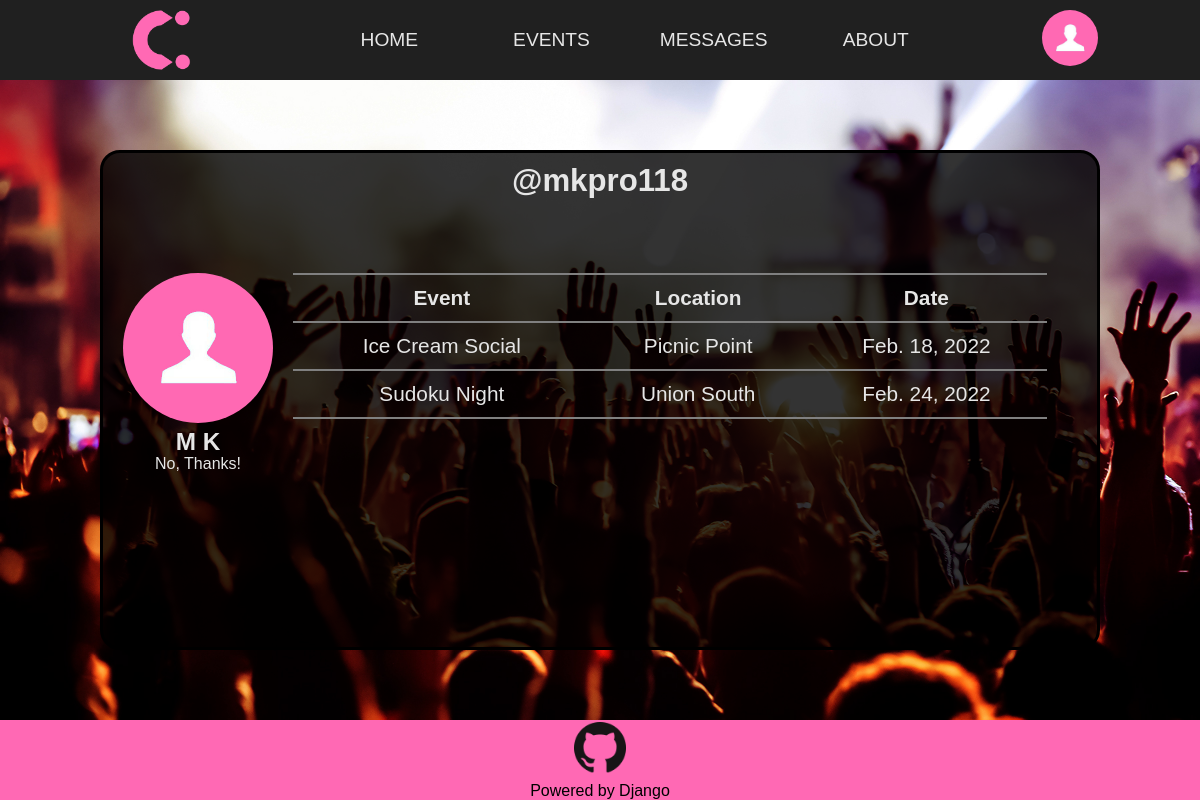
The page /profile/mkpro118 (signed in) on the database as committed earlier.
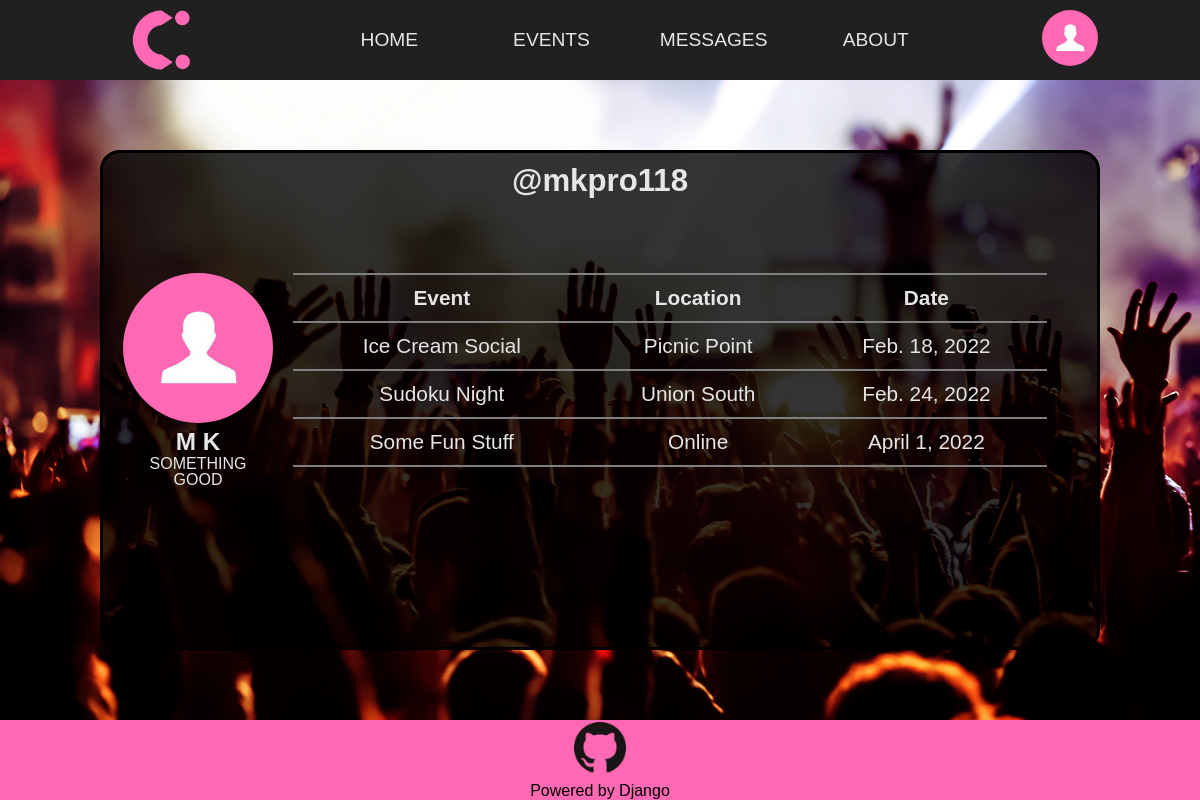
The same page on the database as committed later.
### users/models.py (models this page shows, shortened)
class NewUser(AbstractBaseUser, PermissionsMixin):
    username = models.CharField(max_length=200, blank=False, unique=True)
    email = models.EmailField(max_length=200, blank=False, unique=True)
    date_joined = models.DateField(default=timezone.now)
    is_staff = models.BooleanField(default=False)
    is_active = models.BooleanField(default=True)
    objects = NewAccountManager()
    USERNAME_FIELD = 'username'
    REQUIRED_FIELDS = ['email']
    def __str__(self):
        return self.username

class Profile(models.Model):
    username = models.OneToOneField(NewUser, on_delete=models.CASCADE)
    name = models.CharField(max_length=200, default='anonymous', blank=True, unique=False)
    image = models.ImageField(default='default.jpg', upload_to='profile_pics')
    bio = models.CharField(max_length=200, blank=True)
    location = models.CharField(max_length=300, blank=True)

### interface/models.py (models this page shows, shortened)
class Events(models.Model):
    title = models.CharField(max_length=200, blank=False, unique=True, default='')
    date = models.DateField(blank=True, null=True)
    location = models.CharField(max_length=300, blank=False, unique=False, default='')
    attendance_count = models.IntegerField(blank=False, default=1)
    description = models.CharField(max_length=500, blank=False, default='')
    cost = models.IntegerField(blank=True, default=0)
    capacity = models.IntegerField(blank=True, default=0)
    host = models.ForeignKey(NewUser, on_delete=models.CASCADE)

### users/views.py (the view)
# urls.py: path('profile/<str:username>', views.Profile, name='profile'),
@login_required(login_url='login')
def Profile(request, username):
    if request.method == 'POST':
        return redirect('profile')
    else:
        _user = NewUser.objects.get(username__exact=username)
        profile = _user.profile
        events = Events.objects.filter(host=_user).order_by('date')
        context = {
            'site_title': f"@{username}'s Profile - Connectio",
            'image': profile.image.url,
            'username': profile.username,
            'name': profile.name,
            'bio': profile.bio,
            'owner': request.user.username == username,
            'events': events,
        }
        return render(request, 'users/profile.html', context)

### users/templates/users/profile.html (shortened to what this page needs)
{% extends 'interface/base.html' %}
{% load static %}
{% block styles %}
    <link rel="stylesheet" href="{% static 'users/profile.css' %}">
{% endblock styles %}
{% block content %}
<div class="box">
    <h2>@{{ username }}</h2>
    <br>
    <div class="row">
        <div class="row1">
            <div class="image">
                <img src="{{ image }}" alt="{{ name }}">
            </div>
            <h3>{{ name|truncatechars:12 }}</h3>
            <p class="bio">{{ bio }}</p>
        </div>
        <div class="row2">
            <table>
                <tr>
                    <th>
                        Event
                    </th>
                    <th>
                        Location
                    </th>
                    <th>
                        Date
                    </th>
                </tr>
            {% for event in events %}
                <tr
                data-title="{{event.title}}"
                data-date="{{event.date}}"
                data-location="{{event.location}}"
                data-host="{{event.host}}"
                data-description="{{event.description}}"
                data-attendance="{{event.attendance_count}}"
                data-cost="{{event.cost}}"
                data-capacity="{{event.capacity}}">
                    <td data-title>{{ event.title|truncatechars:17 }}</td> <td>{{ event.location|truncatechars:17 }}</td>  <td>{{     event.date }}</td>
                </tr>
                {% endfor %}
            </table>
        </div>
    </div>
</div>
{% endblock content %}

### interface/templates/interface/base.html (shortened to what this page needs)
{% load static %}
<!DOCTYPE html>
<html lang="en">
<head>
    <link rel="stylesheet" href="{% static 'interface/main.css' %}">
    {% block styles %}
    {% endblock styles %}
</head>
<body>
    <header>
        <nav>
            <ul>
                <li class="logo-container" title="Home">
                    <a href="{% url 'home' %}">
                    </a>
                </li>
                <li class="home-container">
                    <a class="nav-links" href="{% url 'home' %}">
                        home
                    </a>
                </li>
                <li class="events-container">
                    <a class="nav-links" href="{% url 'events' %}">
                        events
                    </a>
                </li>
                <li class="messages-container">
                    <a class="nav-links" href="{% url 'chat-home' %}">
                        messages
                    </a>
                </li>
                <li class="about-container">
                    <a class="nav-links" href="{% url 'about' %}">
                        about
                    </a>
                </li>
                {% if user.is_authenticated %}
                    <li class="profile-container">
                        <a class="nav-links" href="{% url 'profile' request.user.profile.username %}">
                            <img src="{{ request.user.profile.image.url }}" alt="user image">
                        </a>
                    </li>
                {% endif %}
            </ul>
        </nav>
    </header>
    <main>
        {% block content %}
        {% endblock content %}
    </main>
    <footer>
        <a href="https://github.com/mkpro118/hatathon-v2" target="_blank" title="Links to GitHub">
        </a>
        <p>Powered by Django</p>
    </footer>
</body>
</html>

### interface/static/interface/main.css (style rules this page uses)
*, *::before, *::after { margin: 0; padding: 0; box-sizing: border-box; }
:root { --background-color: hsl(0, 0%, 12.5%); --font-color: hsl(0, 0%, 90%); height: 100%; width: 100%; font-family: Verdana, Tahoma, sans-serif; }
body { height: 100%; width: 100%; background: var(--background-color); }
header { height: 10vh; }
nav, ul { height: 100%; margin-inline: 1rem; }
nav > ul { text-transform: uppercase; }
ul { list-style: none; display: flex; gap: 2em; align-items: center; justify-content: space-between; }
li.logo-container { flex: 2; display: flex; justify-content: center; align-items: center; }
li.home-container, li.events-container, li.messages-container, li.about-container, li.profile-container { flex: 1; text-align: center; color: var(--font-color); }
li.profile-container { flex: 1.5; }
li.profile-container img { aspect-ratio: 1 / 1; height: 7vh; border-radius: 50%; }
li.logo-container > a { background: url('images/connectio-pink-logo.png'); aspect-ratio: 1 / 1; display: inline-block; height: calc(0.75 * 10vh); background-size: cover; }
.nav-links { text-align: center; text-decoration: none; color: var(--font-color); font-size: 1.2rem; position: relative; }
.nav-links:not([href*="profile"])::after { position: absolute; content: ""; inset: 0; top: calc(100% - 2px); background: hotpink; width: 100%; transform: scaleX(0); transition: transform 500ms ease-in-out; transform-origin: center center; }
main { min-height: calc(100% - calc(10vh + 10vh)); background: url('images/event.jpg'); background-size: cover; background-position: center; }
footer { height: 10vh; background: hotpink; display: flex; gap: 0.5em; flex-direction: column; justify-content: center; align-items: center; }
footer > a { background: url('./images/github-logo.png'); background-size: contain; background-position: center center; flex: 3; aspect-ratio: 1 / 1; margin-top: 2px; }
footer > p { flex: 1; }

### users/static/users/profile.css (style rules this page uses)
main { display:flex; justify-content: center; align-items:center; font-size:1.3rem; flex-direction:column; gap:30px; padding-top:20px; padding-bottom:20px; }
.box { height: 500px; width: 1000px; color:var(--font-color); padding: 10px; border: solid 3px black; text-align: center; background: rgba(0, 0, 0, 0.8); border-radius:20px; }
.row { margin: 30px; margin-left: 0px; display: flex; justify-content: space-between; }
.row1 { flex-basis: 60px; border-radius: 10px; margin-bottom: 30px; padding: 20px 10px; text-align:center; }
h3 { width:max-content; margin-inline:auto; }
.row1 > .bio { font-size: 16px; line-height:100%; }
.row2 { flex-basis: 850px; border-radius: 10px; margin-bottom: 30px; padding: 20px 10px; width: 350px; height: 350px; overflow: auto; overflow-x: hidden; }
.image img { height:150px; aspect-ratio: 1 / 1; border-radius:50%; }
table { width: 100%; max-height: 350px; border-collapse: collapse; }
table tr { height: 3rem; border-top: 2px solid grey; }
table tr:last-child { border-bottom: 2px solid grey; }

Rows that differ between the two databases and show on the page:
changed Profile: bio "No, Thanks!" → "SOMETHING GOOD"
added Events: title "Some Fun Stuff", location "Online", date "April 1, 2022"
